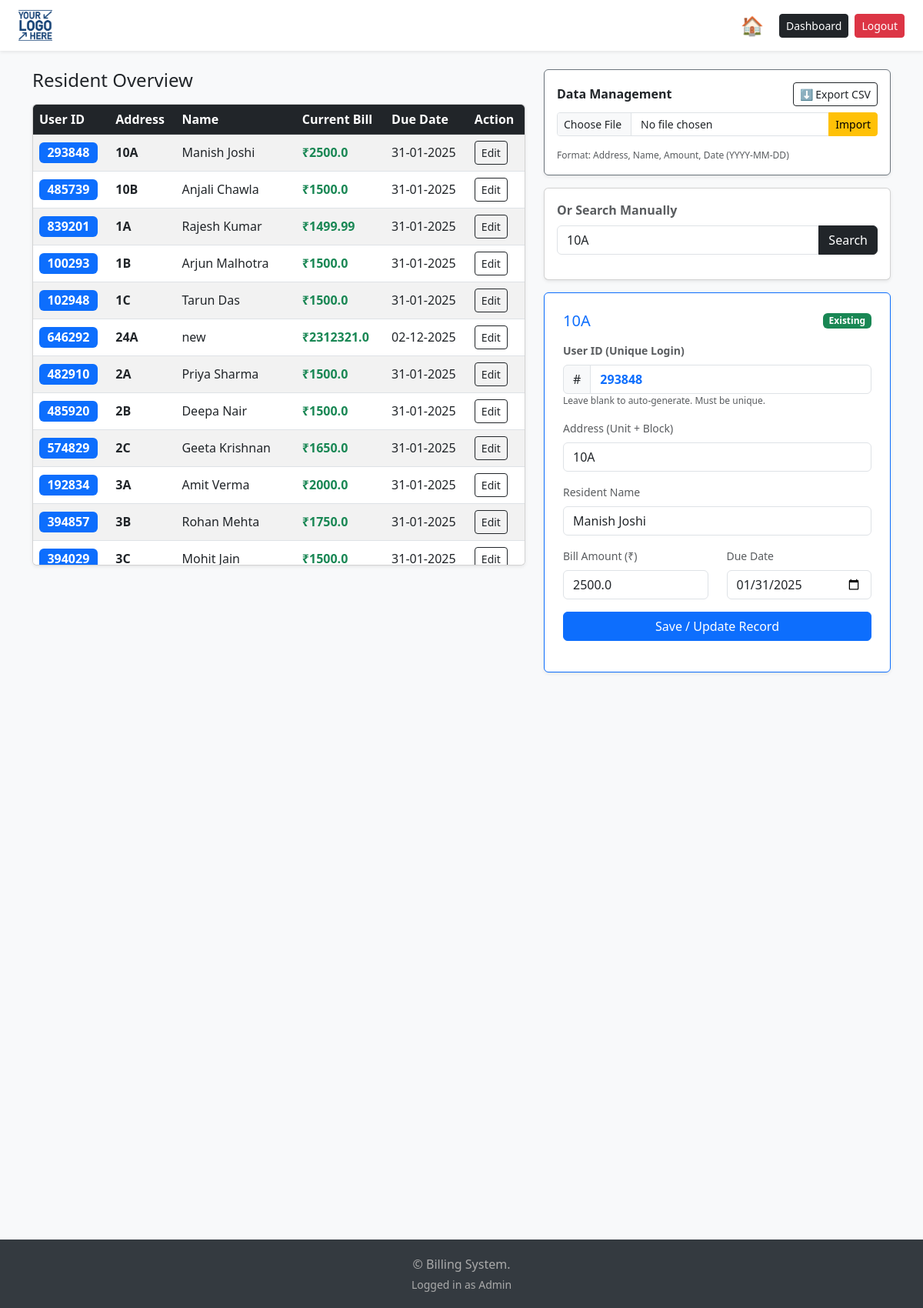
/dashboard?select_address=10A (signed in), run on the app's committed database.
### tables this page shows
CREATE TABLE bills (
            bill_id INTEGER PRIMARY KEY AUTOINCREMENT,
            address TEXT UNIQUE, 
            amount REAL,
            due_date TEXT,
            FOREIGN KEY(address) REFERENCES residents(address)
        );

CREATE TABLE residents (
            address TEXT PRIMARY KEY,
            name TEXT NOT NULL,
            uid TEXT UNIQUE NOT NULL
        );

### app.py (the view)
@app.route('/dashboard', methods=['GET', 'POST'])
@login_required
def dashboard():
    conn = get_db_connection()
    all_residents = conn.execute('''
        SELECT r.address, r.name, r.uid, b.amount, b.due_date
        FROM residents r
        LEFT JOIN bills b ON r.address = b.address
        ORDER BY r.address ASC
    ''').fetchall()
    resident = None
    current_bill = None
    search_term = ""
    if request.method == 'POST':
        search_term = request.form.get('address', '').strip().upper()
    elif request.args.get('select_address'):
        search_term = request.args.get('select_address').strip().upper()
    if search_term:
        resident = conn.execute('SELECT * FROM residents WHERE address = ?', (search_term,)).fetchone()
        current_bill = conn.execute('SELECT * FROM bills WHERE address = ?', (search_term,)).fetchone()
        if not resident and request.method == 'POST':
            flash(f'Address "{search_term}" not found. You can add it below.', 'info')
    conn.close()
    return render_template('dashboard.html',
                         all_residents=all_residents, # New data for the table
                         resident=resident,
                         bill=current_bill,
                         search_term=search_term)

### app.py (called while the page is built)
@login_manager.user_loader
def load_user(user_id):
    conn = sqlite3.connect(DB_NAME)
    c = conn.cursor()
    c.execute("SELECT * FROM admins WHERE id=?", (user_id,))
    res = c.fetchone()
    conn.close()
    if res:
        return User(id=res[0], username=res[1])
    return None

def get_db_connection():
    conn = sqlite3.connect(DB_NAME)
    conn.row_factory = sqlite3.Row
    return conn

@app.template_filter('indian_date')
def indian_date_filter(value):
    if not value:
        return '-'
    try:
        return datetime.strptime(value, '%Y-%m-%d').strftime('%d-%m-%Y')
    except ValueError:
        return value

### templates/dashboard.html (shortened to what this page needs)
{% extends "base.html" %}
{% block content %}
<div class="row">
    <div class="col-md-7">
        <h4 class="mb-3">Resident Overview</h4>
        <div class="card p-0 shadow-sm" style="max-height: 600px; overflow-y: auto;">
            <table class="table table-hover table-striped mb-0">
                <thead class="table-dark sticky-top">
                    <tr>
                        <th>User ID</th>
                        <th>Address</th>
                        <th>Name</th>
                        <th>Current Bill</th>
                        <th>Due Date</th>
                        <th>Action</th>
                    </tr>
                </thead>
                <tbody>
                    {% for row in all_residents %}
                    <tr class="align-middle">
                        <td>
                            {% if row['uid'] %}
                                <span class="badge bg-primary fs-6">{{ row['uid'] }}</span>
                            {% else %}
                                <span class="badge bg-danger">Missing</span>
                            {% endif %}
                        </td>
                        <td class="fw-bold">{{ row['address'] }}</td>
                        <td>{{ row['name'] }}</td>
                        <td>
                            {% if row['amount'] %}
                                <span class="text-success fw-bold">₹{{ row['amount'] }}</span>
                            {% else %}
                                <span class="badge bg-secondary">No Bill</span>
                            {% endif %}
                        </td>
                        <td>{{ row['due_date'] | indian_date }}</td>
                        <td>
                            <a href="{{ url_for('dashboard', select_address=row['address']) }}"
                            class="btn btn-sm btn-outline-dark">Edit</a>
                        </td>
                    </tr>
                    {% else %}
                    <tr>
                        <td colspan="6" class="text-center py-4 text-muted">No residents found.</td>
                    </tr>
                    {% endfor %}
                </tbody>
            </table>
        </div>
    </div>
   <div class="col-md-5">
        <div class="sticky-top" style="top: 20px; z-index: 1;">
            <div class="card p-3 mb-3 shadow-sm border-secondary">
                <div class="d-flex justify-content-between align-items-center mb-2">
                    <h6 class="fw-bold m-0">Data Management</h6>
                    <a href="{{ url_for('export_csv') }}" class="btn btn-sm btn-outline-dark">
                        ⬇ Export CSV
                    </a>
                </div>
                <form action="{{ url_for('import_csv') }}" method="POST" enctype="multipart/form-data">
                    <div class="input-group input-group-sm">
                        <input type="file" name="file" class="form-control" accept=".csv" required>
                        <button type="submit" class="btn btn-warning">Import</button>
                    </div>
                </form>
                <small class="text-muted" style="font-size: 0.75rem;">
                    Format: Address, Name, Amount, Date (YYYY-MM-DD)
                </small>
            </div>
            <div class="card p-3 mb-3 shadow-sm">
                <form method="POST">
                    <label class="form-label fw-bold text-muted">Or Search Manually</label>
                    <div class="input-group">
                        <input type="text" name="address" class="form-control"
                               placeholder="ADDRESS..."
                               value="{{ search_term }}">
                        <button type="submit" class="btn btn-dark">Search</button>
                    </div>
                </form>
            </div>
            {% if search_term %}
            <div class="card p-4 shadow-sm border-primary">
                <div class="d-flex justify-content-between align-items-center mb-3">
                    <h5 class="card-title m-0 text-primary">{{ search_term }}</h5>
                    {% if resident %}
                        <span class="badge bg-success">Existing</span>
                    {% else %}
                        <span class="badge bg-warning text-dark">New Resident</span>
                    {% endif %}
                </div>
                <form action="{{ url_for('save_bill') }}" method="POST">
                    <div class="mb-3">
                        <label class="form-label small text-muted fw-bold">User ID (Unique Login)</label>
                        <div class="input-group">
                            <span class="input-group-text bg-light">#</span>
                            <input type="text" name="uid" class="form-control fw-bold text-primary"
                                value="{{ resident['uid'] if resident else '' }}"
                                placeholder="Auto-generated if empty">
                        </div>
                        <small class="text-muted" style="font-size: 0.75rem;">
                            Leave blank to auto-generate. Must be unique.
                        </small>
                    </div>
                    <div class="mb-3">
                        <label class="form-label small text-muted">Address (Unit + Block)</label>
                        <input type="text" name="address" class="form-control"
                            value="{{ search_term }}" required>
                    </div>
                    <div class="mb-3">
                        <label class="form-label small text-muted">Resident Name</label>
                        <input type="text" name="name" class="form-control"
                            value="{{ resident['name'] if resident else '' }}" required>
                    </div>
                    <div class="row">
                        <div class="col-6 mb-3">
                            <label class="form-label small text-muted">Bill Amount (₹)</label>
                            <input type="number" step="0.01" name="amount" class="form-control"
                                value="{{ bill['amount'] if bill else '' }}" required>
                        </div>
                        <div class="col-6 mb-3">
                            <label class="form-label small text-muted">Due Date</label>
                            <input type="date" name="due_date" class="form-control"
                                value="{{ bill['due_date'] if bill else '' }}" required>
                        </div>
                    </div>
                    <button type="submit" class="btn btn-primary w-100">
                        Save / Update Record
                    </button>
                </form>
            </div>
            {% endif %}
        </div>
    </div>
</div>
{% endblock %}

### templates/base.html (style rules this page uses)
body { background-color: #f8f9fa; min-height: 100vh; display: flex; flex-direction: column; }

### data on the page
bills: uid "293848", address "10A", name "Manish Joshi", amount "2500.0", due_date|indian_date "31-01-2025", due_date "01/31/2025"
bills: uid "485739", address "10B", name "Anjali Chawla", amount "1500.0", due_date|indian_date "31-01-2025"
bills: uid "839201", address "1A", name "Rajesh Kumar", amount "1499.99", due_date|indian_date "31-01-2025"
bills: uid "100293", address "1B", name "Arjun Malhotra", amount "1500.0", due_date|indian_date "31-01-2025"
bills: uid "102948", address "1C", name "Tarun Das", amount "1500.0", due_date|indian_date "31-01-2025"
bills: uid "646292", address "24A", name "new", amount "2312321.0", due_date|indian_date "02-12-2025"
bills: uid "482910", address "2A", name "Priya Sharma", amount "1500.0", due_date|indian_date "31-01-2025"
bills: uid "485920", address "2B", name "Deepa Nair", amount "1500.0", due_date|indian_date "31-01-2025"
bills: uid "574829", address "2C", name "Geeta Krishnan", amount "1650.0", due_date|indian_date "31-01-2025"
bills: uid "192834", address "3A", name "Amit Verma", amount "2000.0", due_date|indian_date "31-01-2025"
bills: uid "394857", address "3B", name "Rohan Mehta", amount "1750.0", due_date|indian_date "31-01-2025"
bills: uid "394029", address "3C", name "Mohit Jain", amount "1500.0", due_date|indian_date "31-01-2025"
residents: uid "293848", name "Manish Joshi"

### other printed values
{{ search_term }} "10A"
